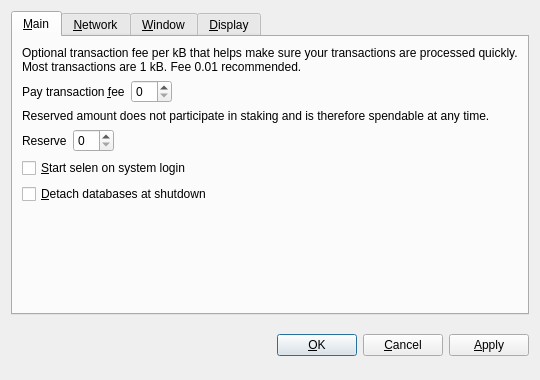
<?xml version="1.0" encoding="UTF-8"?>
<ui version="4.0">
 <class>OptionsDialog</class>
 <widget class="QDialog" name="OptionsDialog">
  <property name="geometry">
   <rect>
    <x>0</x>
    <y>0</y>
    <width>540</width>
    <height>380</height>
   </rect>
  </property>
  <property name="windowTitle">
   <string>Options</string>
  </property>
  <property name="modal">
   <bool>true</bool>
  </property>
  <layout class="QVBoxLayout" name="verticalLayout">
   <item>
    <widget class="QTabWidget" name="tabWidget">
     <property name="tabPosition">
      <enum>QTabWidget::North</enum>
     </property>
     <property name="currentIndex">
      <number>0</number>
     </property>
     <widget class="QWidget" name="tabMain">
      <attribute name="title">
       <string>&amp;Main</string>
      </attribute>
      <layout class="QVBoxLayout" name="verticalLayout_Main">
       <item>
        <widget class="QLabel" name="transactionFeeInfoLabel">
         <property name="text">
          <string>Optional transaction fee per kB that helps make sure your transactions are processed quickly. Most transactions are 1 kB. Fee 0.01 recommended.</string>
         </property>
         <property name="textFormat">
          <enum>Qt::PlainText</enum>
         </property>
         <property name="wordWrap">
          <bool>true</bool>
         </property>
        </widget>
       </item>
       <item>
        <layout class="QHBoxLayout" name="horizontalLayoutFee">
         <item>
          <widget class="QLabel" name="transactionFeeLabel">
           <property name="text">
            <string>Pay transaction &amp;fee</string>
           </property>
           <property name="textFormat">
            <enum>Qt::PlainText</enum>
           </property>
           <property name="buddy">
            <cstring>transactionFee</cstring>
           </property>
          </widget>
         </item>
         <item>
          <widget class="BitcoinAmountField" name="transactionFee"/>
         </item>
         <item>
          <spacer name="horizontalSpacerFee">
           <property name="orientation">
            <enum>Qt::Horizontal</enum>
           </property>
           <property name="sizeHint" stdset="0">
            <size>
             <width>40</width>
             <height>20</height>
            </size>
           </property>
          </spacer>
         </item>
        </layout>
       </item>
       <item>
        <widget class="QLabel" name="reserveBalanceInfoLabel">
         <property name="text">
          <string>Reserved amount does not participate in staking and is therefore spendable at any time.</string>
         </property>
         <property name="textFormat">
          <enum>Qt::PlainText</enum>
         </property>
         <property name="wordWrap">
          <bool>true</bool>
         </property>
        </widget>
       </item>
       <item>
        <layout class="QHBoxLayout" name="horizontalLayoutReserveBalance">
         <item>
          <widget class="QLabel" name="reserveBalanceLabel">
           <property name="text">
            <string>Reserve</string>
           </property>
           <property name="textFormat">
            <enum>Qt::PlainText</enum>
           </property>
           <property name="buddy">
            <cstring>reserveBalance</cstring>
           </property>
          </widget>
         </item>
         <item>
          <widget class="BitcoinAmountField" name="reserveBalance"/>
         </item>
         <item>
          <spacer name="horizontalSpacerReserveBalance">
           <property name="orientation">
            <enum>Qt::Horizontal</enum>
           </property>
           <property name="sizeHint" stdset="0">
            <size>
             <width>40</width>
             <height>20</height>
            </size>
           </property>
          </spacer>
         </item>
        </layout>
       </item>
       <item>
        <widget class="QCheckBox" name="bitcoinAtStartup">
         <property name="toolTip">
          <string>Automatically start selen after logging in to the system.</string>
         </property>
         <property name="text">
          <string>&amp;Start selen on system login</string>
         </property>
        </widget>
       </item>
       <item>
        <widget class="QCheckBox" name="detachDatabases">
         <property name="toolTip">
          <string>Detach block and address databases at shutdown. This means they can be moved to another data directory, but it slows down shutdown. The wallet is always detached.</string>
         </property>
         <property name="text">
          <string>&amp;Detach databases at shutdown</string>
         </property>
        </widget>
       </item>
       <item>
        <spacer name="verticalSpacer_Main">
         <property name="orientation">
          <enum>Qt::Vertical</enum>
         </property>
         <property name="sizeHint" stdset="0">
          <size>
           <width>20</width>
           <height>40</height>
          </size>
         </property>
        </spacer>
       </item>
      </layout>
     </widget>
     <widget class="QWidget" name="tabNetwork">
      <attribute name="title">
       <string>&amp;Network</string>
      </attribute>
      <layout class="QVBoxLayout" name="verticalLayout_Network">
       <item>
        <widget class="QCheckBox" name="mapPortUpnp">
         <property name="toolTip">
          <string>Automatically open the selen client port on the router. This only works when your router supports UPnP and it is enabled.</string>
         </property>
         <property name="text">
          <string>Map port using &amp;UPnP</string>
         </property>
        </widget>
       </item>
       <item>
        <widget class="QCheckBox" name="connectSocks">
         <property name="toolTip">
          <string>Connect to the selen network through a SOCKS proxy (e.g. when connecting through Tor).</string>
         </property>
         <property name="text">
          <string>&amp;Connect through SOCKS proxy:</string>
         </property>
        </widget>
       </item>
       <item>
        <layout class="QHBoxLayout" name="horizontalLayout_Network">
         <item>
          <widget class="QLabel" name="proxyIpLabel">
           <property name="text">
            <string>Proxy &amp;IP:</string>
           </property>
           <property name="textFormat">
            <enum>Qt::PlainText</enum>
           </property>
           <property name="buddy">
            <cstring>proxyIp</cstring>
           </property>
          </widget>
         </item>
         <item>
          <widget class="QValidatedLineEdit" name="proxyIp">
           <property name="maximumSize">
            <size>
             <width>140</width>
             <height>16777215</height>
            </size>
           </property>
           <property name="toolTip">
            <string>IP address of the proxy (e.g. 127.0.0.1)</string>
           </property>
          </widget>
         </item>
         <item>
          <widget class="QLabel" name="proxyPortLabel">
           <property name="text">
            <string>&amp;Port:</string>
           </property>
           <property name="textFormat">
            <enum>Qt::PlainText</enum>
           </property>
           <property name="buddy">
            <cstring>proxyPort</cstring>
           </property>
          </widget>
         </item>
         <item>
          <widget class="QLineEdit" name="proxyPort">
           <property name="maximumSize">
            <size>
             <width>55</width>
             <height>16777215</height>
            </size>
           </property>
           <property name="toolTip">
            <string>Port of the proxy (e.g. 9050)</string>
           </property>
          </widget>
         </item>
         <item>
          <widget class="QLabel" name="socksVersionLabel">
           <property name="text">
            <string>SOCKS &amp;Version:</string>
           </property>
           <property name="textFormat">
            <enum>Qt::PlainText</enum>
           </property>
           <property name="buddy">
            <cstring>socksVersion</cstring>
           </property>
          </widget>
         </item>
         <item>
          <widget class="QValueComboBox" name="socksVersion">
           <property name="toolTip">
            <string>SOCKS version of the proxy (e.g. 5)</string>
           </property>
          </widget>
         </item>
         <item>
          <spacer name="horizontalSpacer_Network">
           <property name="orientation">
            <enum>Qt::Horizontal</enum>
           </property>
           <property name="sizeHint" stdset="0">
            <size>
             <width>40</width>
             <height>20</height>
            </size>
           </property>
          </spacer>
         </item>
        </layout>
       </item>
       <item>
        <spacer name="verticalSpacer_Network">
         <property name="orientation">
          <enum>Qt::Vertical</enum>
         </property>
         <property name="sizeHint" stdset="0">
          <size>
           <width>20</width>
           <height>40</height>
          </size>
         </property>
        </spacer>
       </item>
      </layout>
     </widget>
     <widget class="QWidget" name="tabWindow">
      <attribute name="title">
       <string>&amp;Window</string>
      </attribute>
      <layout class="QVBoxLayout" name="verticalLayout_Window">
       <item>
        <widget class="QCheckBox" name="minimizeToTray">
         <property name="toolTip">
          <string>Show only a tray icon after minimizing the window.</string>
         </property>
         <property name="text">
          <string>&amp;Minimize to the tray instead of the taskbar</string>
         </property>
        </widget>
       </item>
       <item>
        <widget class="QCheckBox" name="minimizeOnClose">
         <property name="toolTip">
          <string>Minimize instead of exit the application when the window is closed. When this option is enabled, the application will be closed only after selecting Quit in the menu.</string>
         </property>
         <property name="text">
          <string>M&amp;inimize on close</string>
         </property>
        </widget>
       </item>
       <item>
        <spacer name="verticalSpacer_Window">
         <property name="orientation">
          <enum>Qt::Vertical</enum>
         </property>
         <property name="sizeHint" stdset="0">
          <size>
           <width>20</width>
           <height>40</height>
          </size>
         </property>
        </spacer>
       </item>
      </layout>
     </widget>
     <widget class="QWidget" name="tabDisplay">
      <attribute name="title">
       <string>&amp;Display</string>
      </attribute>
      <layout class="QVBoxLayout" name="verticalLayout_Display">
       <item>
        <layout class="QHBoxLayout" name="horizontalLayout_1_Display">
         <item>
          <widget class="QLabel" name="langLabel">
           <property name="text">
            <string>User Interface &amp;language:</string>
           </property>
           <property name="textFormat">
            <enum>Qt::PlainText</enum>
           </property>
           <property name="buddy">
            <cstring>lang</cstring>
           </property>
          </widget>
         </item>
         <item>
          <widget class="QValueComboBox" name="lang">
           <property name="toolTip">
            <string>The user interface language can be set here. This setting will take effect after restarting selen.</string>
           </property>
          </widget>
         </item>
        </layout>
       </item>
       <item>
        <layout class="QHBoxLayout" name="horizontalLayout_2_Display">
         <item>
          <widget class="QLabel" name="unitLabel">
           <property name="text">
            <string>&amp;Unit to show amounts in:</string>
           </property>
           <property name="textFormat">
            <enum>Qt::PlainText</enum>
           </property>
           <property name="buddy">
            <cstring>unit</cstring>
           </property>
          </widget>
         </item>
         <item>
          <widget class="QValueComboBox" name="unit">
           <property name="toolTip">
            <string>Choose the default subdivision unit to show in the interface and when sending coins.</string>
           </property>
          </widget>
         </item>
        </layout>
       </item>
       <item>
        <widget class="QCheckBox" name="displayAddresses">
         <property name="toolTip">
          <string>Whether to show selen addresses in the transaction list or not.</string>
         </property>
         <property name="text">
          <string>&amp;Display addresses in transaction list</string>
         </property>
        </widget>
       </item>
       <item>
        <widget class="QCheckBox" name="coinControlFeatures">
         <property name="toolTip">
          <string>Whether to show coin control features or not.</string>
         </property>
         <property name="text">
          <string>Display coin &amp;control features (experts only!)</string>
         </property>
        </widget>
       </item>
       <item>
        <spacer name="verticalSpacer_Display">
         <property name="orientation">
          <enum>Qt::Vertical</enum>
         </property>
         <property name="sizeHint" stdset="0">
          <size>
           <width>20</width>
           <height>40</height>
          </size>
         </property>
        </spacer>
       </item>
      </layout>
     </widget>
    </widget>
   </item>
   <item>
    <layout class="QHBoxLayout" name="horizontalLayout_Buttons">
     <item>
      <spacer name="horizontalSpacer_1">
       <property name="orientation">
        <enum>Qt::Horizontal</enum>
       </property>
       <property name="sizeHint" stdset="0">
        <size>
         <width>40</width>
         <height>48</height>
        </size>
       </property>
      </spacer>
     </item>
     <item>
      <widget class="QLabel" name="statusLabel">
       <property name="font">
        <font>
         <weight>75</weight>
         <bold>true</bold>
        </font>
       </property>
       <property name="text">
        <string/>
       </property>
       <property name="textFormat">
        <enum>Qt::PlainText</enum>
       </property>
       <property name="wordWrap">
        <bool>true</bool>
       </property>
      </widget>
     </item>
     <item>
      <spacer name="horizontalSpacer_2">
       <property name="orientation">
        <enum>Qt::Horizontal</enum>
       </property>
       <property name="sizeHint" stdset="0">
        <size>
         <width>40</width>
         <height>48</height>
        </size>
       </property>
      </spacer>
     </item>
     <item>
      <widget class="QPushButton" name="okButton">
       <property name="text">
        <string>&amp;OK</string>
       </property>
      </widget>
     </item>
     <item>
      <widget class="QPushButton" name="cancelButton">
       <property name="text">
        <string>&amp;Cancel</string>
       </property>
       <property name="autoDefault">
        <bool>false</bool>
       </property>
      </widget>
     </item>
     <item>
      <widget class="QPushButton" name="applyButton">
       <property name="text">
        <string>&amp;Apply</string>
       </property>
       <property name="autoDefault">
        <bool>false</bool>
       </property>
      </widget>
     </item>
    </layout>
   </item>
  </layout>
 </widget>
 <customwidgets>
  <customwidget>
   <class>BitcoinAmountField</class>
   <extends>QSpinBox</extends>
   <header>bitcoinamountfield.h</header>
  </customwidget>
  <customwidget>
   <class>QValueComboBox</class>
   <extends>QComboBox</extends>
   <header>qvaluecombobox.h</header>
  </customwidget>
  <customwidget>
   <class>QValidatedLineEdit</class>
   <extends>QLineEdit</extends>
   <header>qvalidatedlineedit.h</header>
  </customwidget>
 </customwidgets>
 <resources/>
 <connections/>
</ui>
